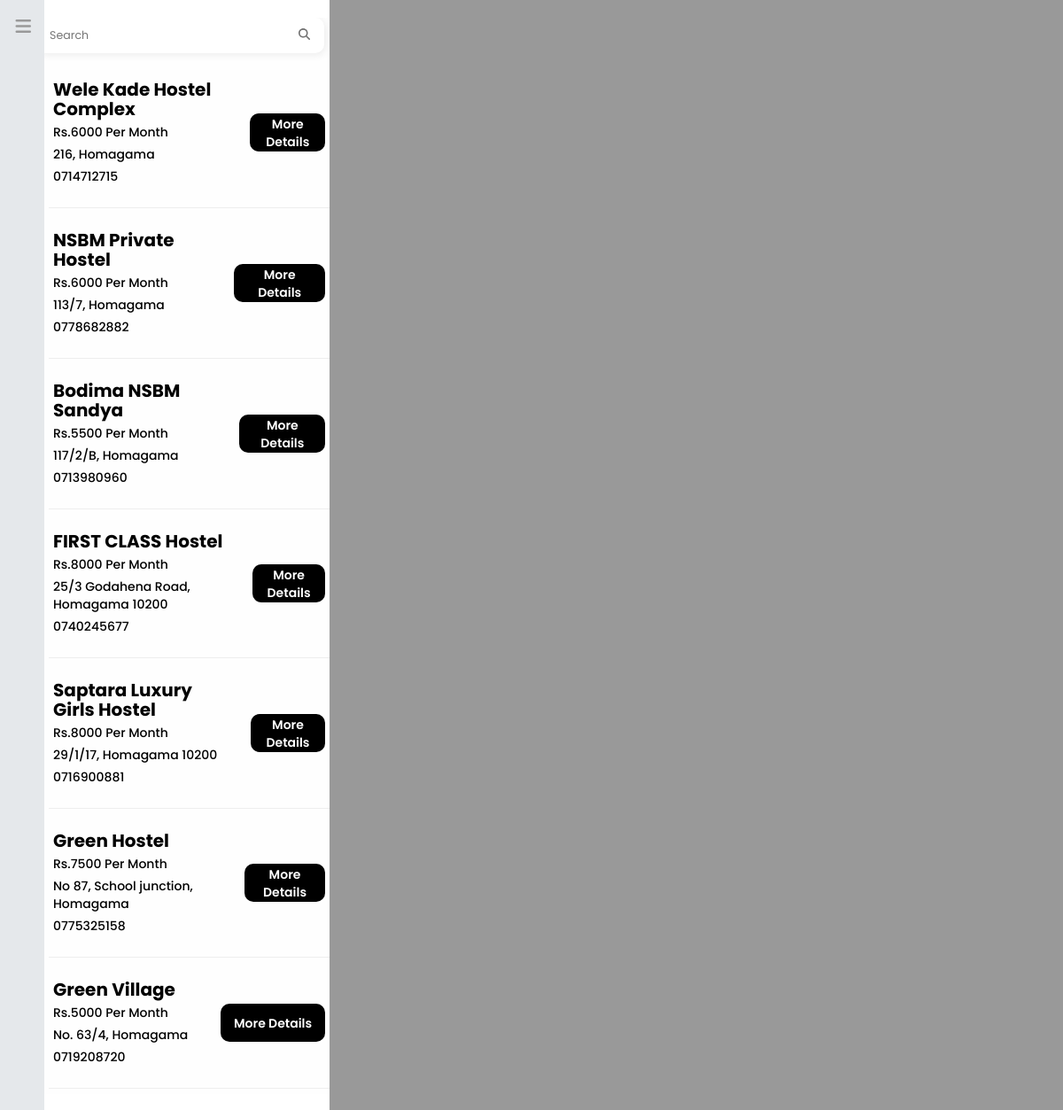
Page /wardenDashboard.php (signed in) on the committed database.
### tables this page shows
CREATE TABLE `properties` (
  `propid` int(30) NOT NULL,
  `lid` int(30) NOT NULL,
  `pname` varchar(255) NOT NULL,
  `paddress` varchar(255) NOT NULL,
  `pmaplink` varchar(255) NOT NULL,
  `pmobile` varchar(12) NOT NULL,
  `pdescription` text NOT NULL,
  `pprice` int(10) NOT NULL
);

### wardenDashboard.php (the view, shortened to what this page needs)
<?php
$conn = OpenCon();
$searchQuery = isset($_GET['search']) ? trim($_GET['search']) : '';
$sql = "SELECT propid, pname, paddress, pmaplink, pmobile, pprice, pdescription FROM properties WHERE pname LIKE '%$searchQuery%' ORDER BY propid DESC";
$result = $conn->query($sql);
?>
<!DOCTYPE html>
<html lang="en">
<head>
    <link href="//maxcdn.bootstrapcdn.com/bootstrap/3.3.0/css/bootstrap.min.css" rel="stylesheet" id="bootstrap-css">
    <link rel="stylesheet" href="CSS/index.css">
    <link href="//netdna.bootstrapcdn.com/font-awesome/3.2.1/css/font-awesome.css" rel="stylesheet">
</head>
<body>
    <section>
        <div id="wrapper">
            <div id="sidebar-wrapper">
                <ul class="sidebar-nav" style="margin-left:0;">
                    <li class="sidebar-brand">
                        <a href="#menu-toggle" id="menu-toggle" style="margin-top:20px;float:revert;"> <i class="fa fa-bars " style="font-size:20px !Important;" aria-hidden="true" aria-hidden="true"></i>
                    </li>
                </ul>
            </div>
            <div class="p-content">
                <div class="row">
                    <div class="col-md-4">
                        <div class="serch-bar" style="padding-bottom: 25px;">
                        <form action="wardenDashboard.php" method="GET">
    <div class="InputContainer">
        <input type="text" name="search" class="input" id="input" placeholder="Search" value="<?php echo $searchQuery; ?>">
        <label for="input" class="labelforsearch">
            <button type="submit" class="search-button"><svg viewBox="0 0 512 512" class="searchIcon"><path d="M416 208c0 45.9-14.9 88.3-40 122.7L502.6 457.4c12.5 12.5 12.5 32.8 0 45.3s-32.8 12.5-45.3 0L330.7 376c-34.4 25.2-76.8 40-122.7 40C93.1 416 0 322.9 0 208S93.1 0 208 0S416 93.1 416 208zM208 352a144 144 0 1 0 0-288 144 144 0 1 0 0 288z"></path></svg></button>
        </label>
    </div>
</form>
                        </div>
                        <div class="bording-place" style="padding-left: 20px;">
    <?php
    if ($result->num_rows > 0) {
        while ($row = $result->fetch_assoc()) {
            $propid = $row["propid"];
            $pname = $row["pname"];
            $paddress = $row["paddress"];
            $pmaplink = $row["pmaplink"];
            $pmobile = $row["pmobile"];
            $pprice = $row["pprice"];
            $pdescription = $row["pdescription"];
    ?>
            <div class="b-place">
                <div class="l-address-req">
                    <div class="l-details">
                        <h2 class="l-name" data-maplink="<?php echo $pmaplink; ?>" data-description="<?php echo $pdescription; ?>"><?php echo $pname; ?></h2>
                        <p class="l-price">Rs.<?php echo $pprice; ?> Per Month</p>
                        <div class="l-address">
                            <p><?php echo $paddress; ?></p>
                            <p><?php echo $pmobile; ?></p>
                        </div>
                    </div>
                    <div class="req-btn">
                        <a href="WardenPropertyDetails.php?propid=<?php echo $propid; ?>"><button type="button" class="rent-req-btn">More Details</button></a>
                    </div>
                </div>
            </div>
            <hr>
    <?php
        }
    } else {
        echo "No properties found.";
    }
    ?>
</div>
                    </div>
                    <div class="col-md-8">
                        <div id="map" style="height:100%; width: 100%;"></div>
                    </div>
                </div>
            </div>
        </div>
    </section>
</body>
</html>

### CSS/index.css (style rules this page uses)
* { font-family: "Poppins", sans-serif; margin: 0px; padding: 0px; }
body { background: #ffffff; min-height: 100vh; overflow-x: hidden; }
section { min-height: 100vh; width: 100%; }
p { margin: 0 0 5px; font-weight: 500; }
#wrapper { padding-left: 0; -webkit-transition: all 0.6s ease; -moz-transition: all 0.6s ease; -o-transition: all 0.6s ease; transition: all 0.6s ease; }
#wrapper.toggled { padding-left: 200px; }
#sidebar-wrapper { z-index: 1000; position: fixed; left: 250px; width: 0; height: 100%; margin-left: -250px; overflow-y: auto; background-color:#E5E8EB !Important; -webkit-transition: all 0.5s ease; -moz-transition: all 0.5s ease; -o-transition: all 0.5s ease; transition: all 0.5s ease; }
#wrapper.toggled #sidebar-wrapper { width: 0; }
.sidebar-nav { position: absolute; top: 0; right:15px; width: 257px; margin: 0; padding: 0; list-style: none; }
.sidebar-nav li { text-indent: 20px; line-height: 40px; }
.sidebar-nav li a { display: block; text-decoration: none; color: #999999; }
.sidebar-nav > .sidebar-brand { height: 65px; font-size: 18px; line-height: 60px; }
.sidebar-nav > .sidebar-brand a { color: #999999; }
@media (min-width:768px) { #wrapper { padding-left: 0px; } }
@media (min-width:768px) { #wrapper.toggled { padding-left: 0; } }
@media (min-width:768px) { #sidebar-wrapper { width: 267px; } }
@media (min-width:768px) { #wrapper.toggled #sidebar-wrapper { width: 50px; } }
@media (min-width:768px) { #wrapper.toggled i { float:right; } }
.search-button { background-color: #fff; border: none; }
.row { display: flex; height: 100%; }
.row .col-md-4 { background-color: rgba(229, 229, 229, 0.04); height: 97vh; display: flex; padding: 0px; flex-direction: column; align-items: center; margin: 20px 0px 0px 50px; width: 30%; overflow: scroll; }
.row .col-md-8 { background-color: #999999; height: 100vh; padding: 0px; width: 75%; }
.InputContainer { height: 40px; width: 325px; display: flex; align-items: center; justify-content: space-between; background-color: rgb(255, 255, 255); border-radius: 10px; overflow: hidden; cursor: pointer; padding-left: 15px; box-shadow: 2px 2px 10px rgba(0, 0, 0, 0.075); }
.input { width: 170px; height: 100%; border: none; outline: none; font-size: 0.9em; caret-color: rgb(255, 81, 0); }
.labelforsearch { cursor: text; padding: 0px 12px; margin-bottom: 0px; margin-right: -95px; }
.searchIcon { width: 13px; }
.l-name { font-size: 20px; font-weight: bold; margin: 5px 0px; }
.l-details { color: black; font-weight: 300; }
.l-address-req { display: flex; justify-content: space-between; align-items: center; color: black; font-weight: 300; gap: 25px; margin-left: 5px; margin-right: 5px; }
.rent-req-btn { height: 43px; background-color: black; color: white; border-radius: 10px; border: none; padding: 15px; display: flex; justify-content: center; align-items: center; font-weight: 600; }

### rows in the picture
properties: pname "Wele Kade Hostel Complex", pprice "6000", paddress "216, Homagama", pmobile "0714712715"
properties: pname "NSBM Private Hostel", pprice "6000", paddress "113/7, Homagama", pmobile "0778682882"
properties: pname "Bodima NSBM Sandya", pprice "5500", paddress "117/2/B, Homagama", pmobile "0713980960"
properties: pname "FIRST CLASS Hostel", pprice "8000", paddress "25/3 Godahena Road, Homagama 10200", pmobile "0740245677"
properties: pname "Saptara Luxury Girls Hostel", pprice "8000", paddress "29/1/17, Homagama 10200", pmobile "0716900881"
properties: pname "Green Hostel", pprice "7500", paddress "No 87, School junction, Homagama", pmobile "0775325158"
properties: pname "Green Village", pprice "5000", paddress "No. 63/4, Homagama", pmobile "0719208720"
